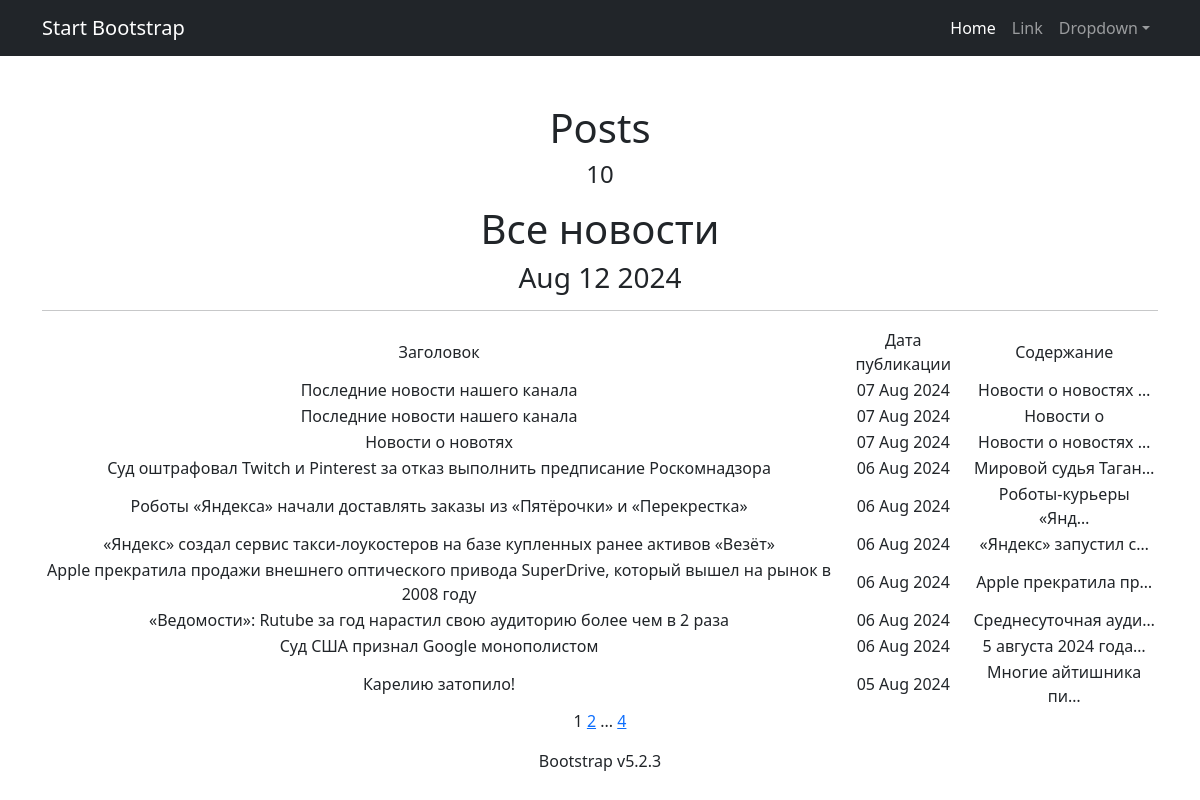
/posts/, run on an earlier commit of the app's database.
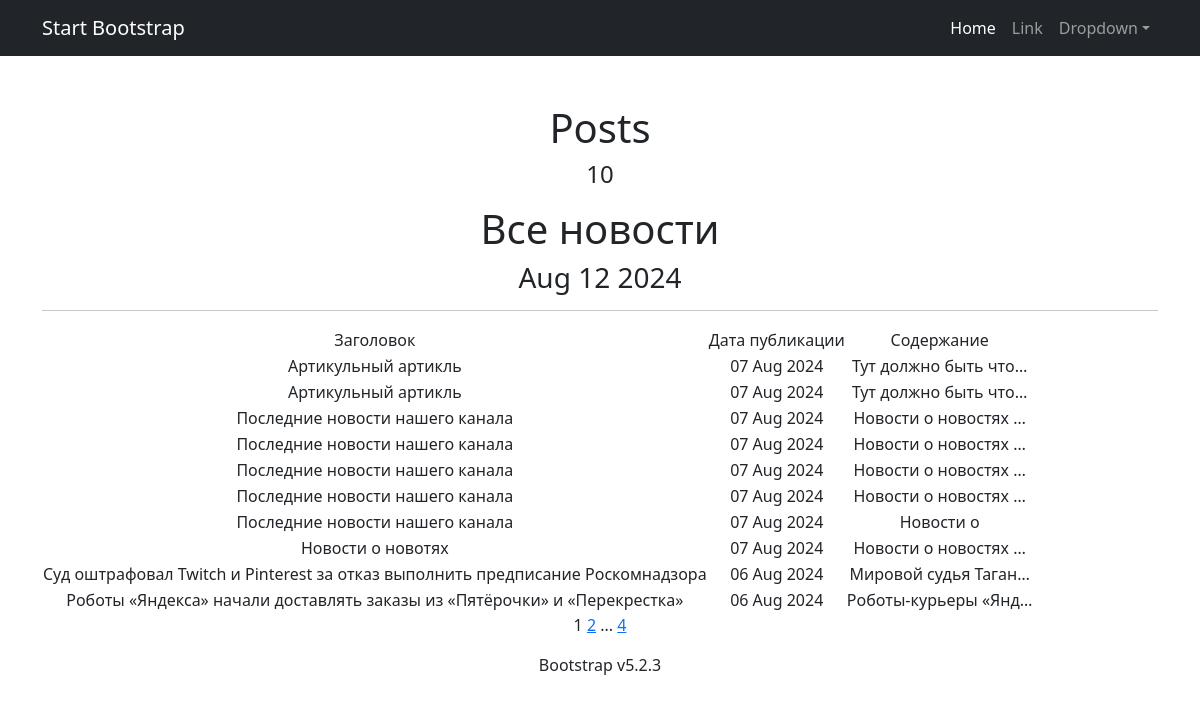
And on a later commit of the database.
### news/models.py (models this page shows, shortened)
class Post(models.Model):
    article = 'A'
    news = 'N'
    POSITIONS = [
        (article, 'статья'),
        (news, 'новость')
    ]
    author = models.ForeignKey(Author, on_delete=models.CASCADE)
    type = models.CharField(max_length=1, choices=POSITIONS, default=news)
    date = models.DateTimeField(auto_now_add=True)
    category = models.ManyToManyField(
        Category,
        through='PostCategory',
        related_name='posts',)
    title = models.CharField(max_length=225)
    text = models.TextField()
    rating = models.IntegerField(default=0)

### news/views.py (the view)
# urls.py: path('', PostsList.as_view(), name='post_list'),
class PostsList(ListView):
    model = Post
    ordering = '-date'
    context_object_name = 'posts'
    paginate_by = 10
    def get_queryset(self):
        queryset = super().get_queryset()
        self.filterset = PostFilter(self.request.GET, queryset)
        return self.filterset.qs
    def get_context_data(self, **kwargs):
        context = super().get_context_data(**kwargs)
        context['filterset'] = self.filterset
        context['time_now'] = datetime.utcnow()
        return context
    def get_template_names(self):
        if self.request.path == '/posts/search/':
            return 'search.html'
        return 'posts.html'

### news/templatetags/my_filters.py (called while the page is built)
@register.filter()
def censor(value):
    for word in censor_words:
        if word in value:
            value = value.replace(word[1:], '*' * len(word[1:]))
    return value

### news/templatetags/my_tags.py (called while the page is built)
@register.simple_tag(takes_context=True)
def url_replace(context, **kwargs):
    d = context['request'].GET.copy()
    for k, v in kwargs.items():
        d[k] = v
    return d.urlencode()

### templates/posts.html (shortened to what this page needs)
{% extends 'flatpages/default.html' %}
{% load my_filters %}
{% load my_tags %}
{% block title %}
Posts
<h4>{{ posts|length }}</h4>
{% endblock title %}
{% block content %}
   <h1>Все новости</h1>
   <h3>{{ time_now|date:'M d Y' }}</h3>
   <hr>
   {% if posts %}
       <table>
           <tr>
               <td>Заголовок</td>
               <td>Дата публикации</td>
               <td>Содержание</td>
           </tr>
           {% for post in posts %}
           <tr>
               <td>{{ post.title|censor }}</td>
               <td>{{ post.date|date:'d M Y' }}</td>
               <td>{{ post.text|truncatechars:20|censor }}</td>
           </tr>
           {% endfor %}
       </table>
   {% else %}
       <h2>Новостей пока нет!</h2>
   {% endif %}
   {{ page_obj.number }}
   {% if page_obj.has_next %}
       <a href="?{% url_replace page=page_obj.next_page_number %}">{{ page_obj.next_page_number }}</a>
       {% if paginator.num_pages != page_obj.next_page_number %}
           ...
           <a href="?{% url_replace page=page_obj.paginator.num_pages %}">{{ page_obj.paginator.num_pages }}</a>
       {% endif %}
   {% endif %}
{% endblock content %}

What changed in the data, as far as the page shows it:
no longer on this page (row unchanged): Post: title|censor "«Яндекс» создал сервис такси-лоукостеров на базе купленных ранее активов «Везёт»", date "06 Aug 2024", text|censor "«Яндекс» запустил с…"
no longer on this page (row unchanged): Post: title|censor "Apple прекратила продажи внешнего оптического привода SuperDrive, который вышел на рынок в 2008 году", date "06 Aug 2024", text|censor "Apple прекратила пр…"
no longer on this page (row unchanged): Post: title|censor "«Ведомости»: Rutube за год нарастил свою аудиторию более чем в 2 раза", date "06 Aug 2024", text|censor "Среднесуточная ауди…"
no longer on this page (row unchanged): Post: title|censor "Суд США признал Google монополистом", date "06 Aug 2024", text|censor "5 августа 2024 года…"
no longer on this page (row unchanged): Post: title|censor "Карелию затопило!", date "05 Aug 2024", text|censor "Многие айтишника пи…"
added Post: title|censor "Артикульный артикль", date "07 Aug 2024", text|censor "Тут должно быть что…"
added Post: title|censor "Артикульный артикль", date "07 Aug 2024", text|censor "Тут должно быть что…"
added Post: title|censor "Последние новости нашего канала", date "07 Aug 2024", text|censor "Новости о новостях …"
added Post: title|censor "Последние новости нашего канала", date "07 Aug 2024", text|censor "Новости о новостях …"
added Post: title|censor "Последние новости нашего канала", date "07 Aug 2024", text|censor "Новости о новостях …"
